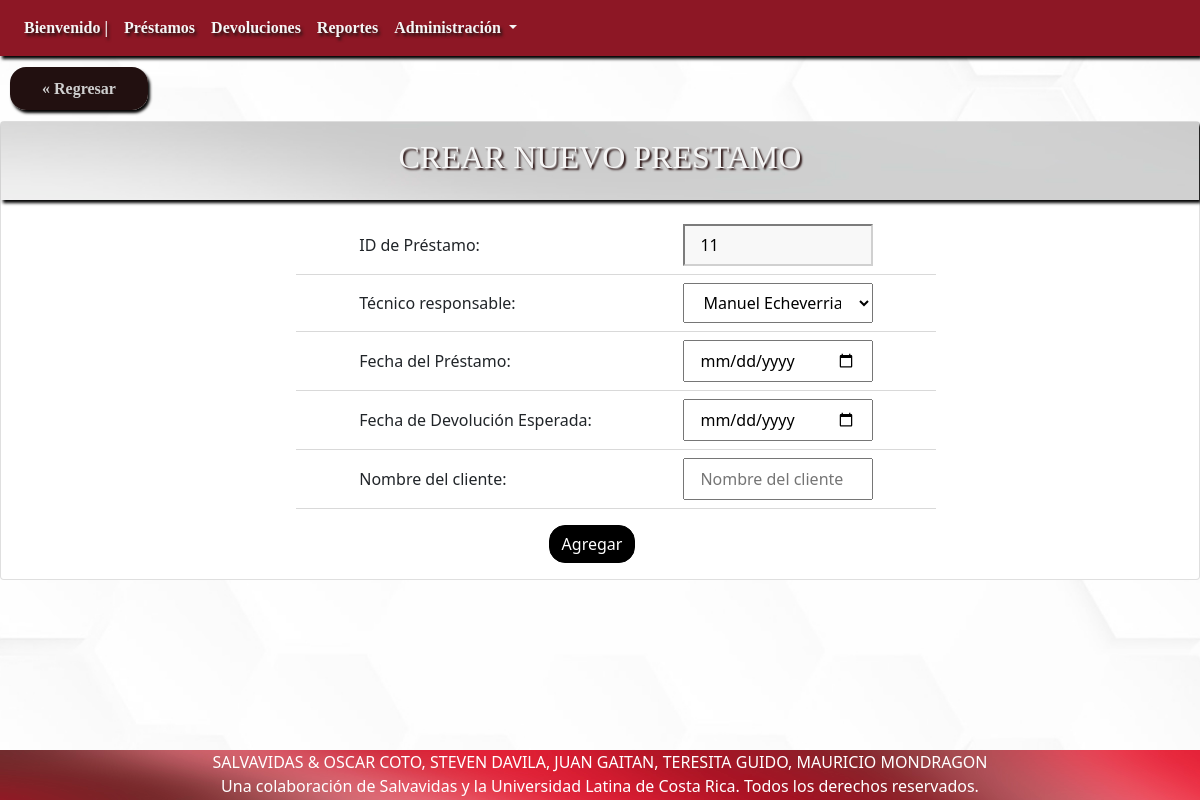
The app's page /?c=crearPrestamo, older data.
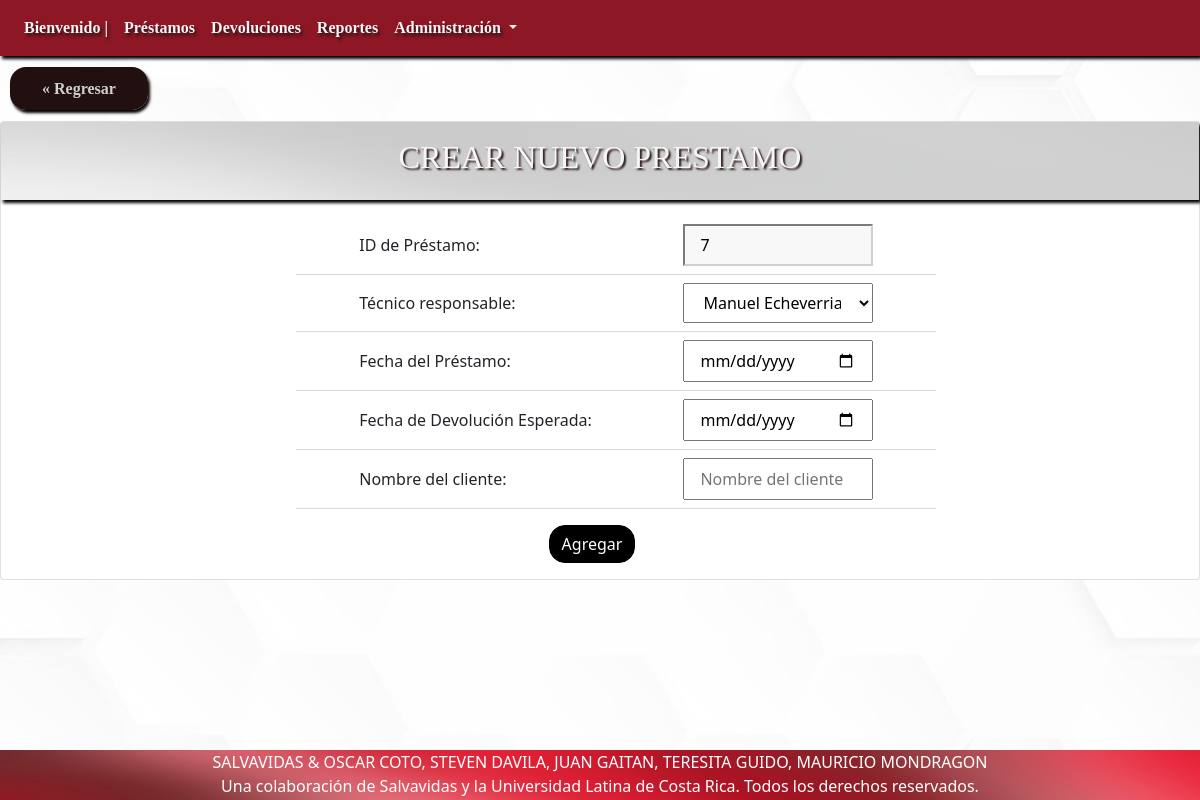
The same page, newer data.
### tables this page shows
CREATE TABLE `prestamo` (
  `idPrestamo` int(11) NOT NULL,
  `idTecnico` varchar(25) NOT NULL,
  `fechaPrestamo` date DEFAULT current_timestamp(),
  `fechaEsperadaDevolucion` date DEFAULT NULL,
  `cliente` varchar(50) DEFAULT NULL
);

### Model/Prestamo.php (called while the page is built, shortened)
<?php
include_once "model/Tecnico.php";
class Prestamo {
    public function __construct($idPrestamo = 0, $idTecnico = "",$fechaPrestamo = "",$fechaEsperadaDevolucion="",
    $cliente = "") {
        $this->idPrestamo = $idPrestamo;
    }
    function selectLast() {
        $query = "SELECT idPrestamo FROM prestamo ORDER BY idPrestamo DESC LIMIT 1";
        $pdo = new Connection();
        $pdo = $pdo->open();
        $result = $pdo->query($query);
        $rows = [];
        foreach ($result->fetchAll() as $row) {
            $rows[] = new Prestamo($row['idPrestamo']);
        }
        return $rows;
    }
}

### Model/Tecnico.php (called while the page is built, shortened)
<?php
class Tecnico
{
  public function __construct($idTecnico = "",$primerNombre = "", $segundoNombre = "", $primerApellido = "", $segundoApellido = "", $telefono = "", $correoElectronico = "", $direccion = "", $fechaInclusion = "") {
    $this->idTecnico = $idTecnico;
    $this->primerNombre = $primerNombre;
    $this->primerApellido = $primerApellido;
  }
  function seleccionarAllTecnico() {
    $query = "SELECT * FROM tecnico";
    $pdo = new Connection();
    $pdo = $pdo->open();
    $result = $pdo->query($query);
    $rows = [];
    foreach ($result->fetchAll() as $row) {
        $rows[] = new Tecnico($row['idTecnico'], $row['primerNombre'],$row['segundoNombre'],$row['primerApellido'],$row['segundoApellido'],$row['telefono'],$row['correoElectronico'],$row['direccion'],$row['fechaInclusion']);
    }
    return $rows;
}
}

### View/crearPrestamo.php (the view)
<div class="upside">
    <a href="?c=detalleAllPrestamo" class="Inicio">« Regresar </a>
</div>
<div class="card" id="ListaCompleta">
    <div class="card-title">
        <h2> CREAR NUEVO PRESTAMO </h2>
    </div>
    <form method="POST" action="?c=crearPrestamo" class='formulario'>
        <div class="form-group" align="center" >
            <div class="col-md-12 col-xl-12 col-sm-12" >
                <label for="idPrestamo" class='label_form'>ID de Préstamo: </label>
                <?php foreach ($last as $id) { ?>
                <input type="number" class="col-sm-2 col-form-label" id="input_form" name="idPrestamo" value="<?php echo $id->idPrestamo+1; ?>" style="background-color:#f8f8f8; border-color: #d0d0d0" readonly>
                <?php } ?>
            </div>
            <div class="dropdown-divider" id="dropdown-divider-form"></div>
            <div class="col-md-12 col-xl-12 col-sm-12" >
                <label for="idTecnico" class='label_form'>Técnico responsable:  </label>
                <select class="col-sm-2 col-form-label" name="idTecnico" id="input_form" required>
                <?php foreach ($allTecnico as $value) { ?>
                    <option value="<?php echo $value->idTecnico; ?>"><?php echo $value->primerNombre; ?> <?php echo $value->primerApellido; ?></option>
                <?php } ?>
                </select>
            </div>
            <div class="dropdown-divider" id="dropdown-divider-form"></div>
            <div class="col-md-12 col-xl-12 col-sm-12" >
                <label for="fechaPrestamo" class='label_form'>Fecha del Préstamo: </label>
                <input type="date" class="col-sm-2 col-form-label" name="fechaPrestamo" required>
            </div>
            <div class="dropdown-divider" id="dropdown-divider-form"></div>
            <div class="col-md-12 col-xl-12 col-sm-12" >
                <label for="fechaEsperadaDevolucion" class='label_form'>Fecha de Devolución Esperada: </label>
                <input type="date" class="col-sm-2 col-form-label" name="fechaEsperadaDevolucion" required>
            </div>
            <div class="dropdown-divider" id="dropdown-divider-form"></div>
            <div class="col-md-12 col-xl-12 col-sm-12" >
                <label for="cliente" class='label_form'>Nombre del cliente: </label>
                <input type="text" class="col-sm-2 col-form-label" id="input_form" name="cliente" placeholder="Nombre del cliente" required>
            </div>
            <div class="dropdown-divider" id="dropdown-divider-form"></div>
        </div>
        <div class="form-button" align="center" >
            <button type="submit" class="btn btn-primary boton-form" id="submit-button">Agregar</button>
        </div>
    </form>
</div>

Row changes from the older to the newer data that the page shows:
removed prestamo: idPrestamo "11"
added prestamo: idPrestamo "7"
